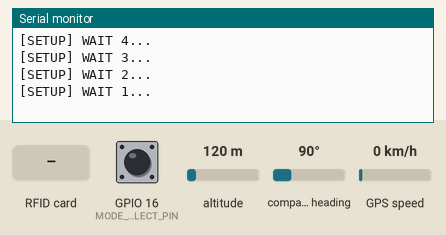
The sketch below on a simulated ESP32. Parts: the last lines printed to the serial monitor. The inputs (shaded band) are chosen by the test bench; at power-on: GPIO 16 (MODE_SELECT_PIN) HIGH, altitude 120 m, compass heading 90°, GPS speed 0 km/h. WiFi joins after 1.5 s; servers stay silent unless stated; uploads are accepted with an empty reply; the GPS gets a fix after 3 s at 37.7749, -122.4194 with 8 satellites.

Above: at 5.2 s.
5.3 s: GPIO 16 (MODE_SELECT_PIN) pulled LOW for 0.15 s
At 6.4 s:
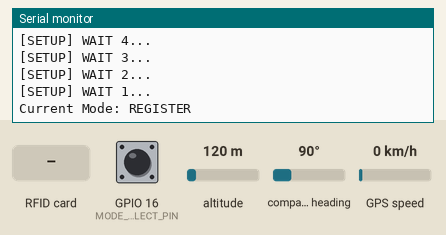
6.9 s: RFID card 5E 7A 19 C4 held to the reader
At 7.3 s:
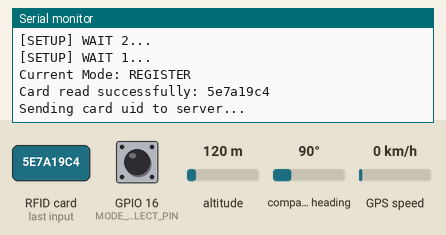
8.4 s: GPIO 16 (MODE_SELECT_PIN) pulled LOW for 1 s
10.9 s: RFID card 5E 7A 19 C4 held to the reader
At 12.0 s:
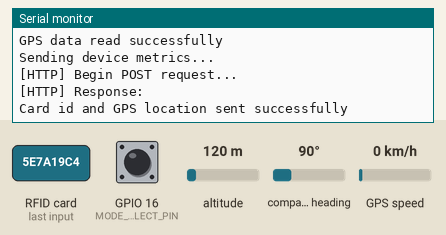
Timing chart, 0 to 13.4 s (numbered marks = the images above; inputs shaded):
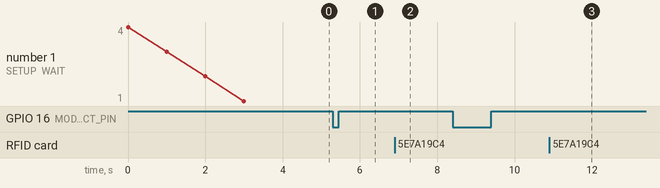

The sketch:

device.ino
```cpp
/**
 * BasicHTTPClient.ino
 *
 *  Created on: 24.05.2015
 *
 */

#include <Arduino.h>

#include <WiFi.h>
#include <WiFiMulti.h>

#include <HTTPClient.h>

#include <SPI.h>
#include <MFRC522.h>
#include <TinyGPSPlus.h>
#include <SoftwareSerial.h>


#define USE_SERIAL Serial

WiFiMulti wifiMulti;

enum MODE {
  REGISTER_MODE,
  READ_MODE
};

volatile MODE curr_mode = READ_MODE;


// GPS setup
TinyGPSPlus gps;
static const int RXPin = 35, TXPin = 34;
static const uint32_t GPSBaud = 9600;

// The serial connection to the GPS device
SoftwareSerial ss(RXPin, TXPin);

#define MODE_SELECT_PIN 16
// RFID setup
#define RST_PIN 22
#define SS_PIN 5
MFRC522 rfid(SS_PIN, RST_PIN);

// Timezone offset in hours (e.g., +1 for UTC+1)
const int timezoneOffset = 1;

// ISR for mode select button
void IRAM_ATTR select_mode() {
  if(curr_mode == REGISTER_MODE) {
    curr_mode = READ_MODE;
    Serial.println("Current Mode: READ");
  }else {
    curr_mode = REGISTER_MODE;
    Serial.println("Current Mode: REGISTER");
  }
}

void setup() {

    USE_SERIAL.begin(115200);

    // Start the GPS software serial
    ss.begin(GPSBaud);

    USE_SERIAL.println();
    USE_SERIAL.println();
    USE_SERIAL.println();

    for(uint8_t t = 4; t > 0; t--) {
        USE_SERIAL.printf("[SETUP] WAIT %d...\n", t);
        USE_SERIAL.flush();
        delay(1000);
    }

    wifiMulti.addAP("david", "swordfish");

//    // Configure mode select button pin
    pinMode(MODE_SELECT_PIN, INPUT_PULLUP);
    attachInterrupt(MODE_SELECT_PIN, select_mode, FALLING);

    // Initialize SPI bus and RFID reader
    SPI.begin();
    rfid.PCD_Init();

}

void loop() {
  String card_uid = "";
  SPI.begin();
  // Read Gps and save values as "strings" into longitude and latitude
  while (ss.available() > 0) {   // Continuously check for GPS data
    gps.encode(ss.read());
  }

  // Check if a new RFID card is present
  if (rfid.PICC_IsNewCardPresent() && rfid.PICC_ReadCardSerial()) {
    // Extract and print the RFID UID
    for (byte i = 0; i < rfid.uid.size; i++) {
      card_uid += String(rfid.uid.uidByte[i] < 0x10 ? "0" : "");
      card_uid += String(rfid.uid.uidByte[i], HEX);
    }

    Serial.println("Card read successfully: " + card_uid + "\n");

    // HALT PICC
    rfid.PICC_HaltA();

    int err_code = 0;
    // LCD CODE SHOULD BE IN THIS CONDITIONAL STATEMENTS
    if(curr_mode == REGISTER_MODE) {
      err_code = register_user(card_uid);
      Serial.println("Card id sent for registration");
      if(err_code == 200) {
        Serial.println("Card details sent successfully for registration\n\n");

      }else {
        Serial.printf("Error [ %d ] Invalid card id was sent to the server (null value)\n\n", err_code);
      }
    }else if (curr_mode == READ_MODE) {
       err_code = send_metrics(card_uid);
       if(err_code == 200) {
         Serial.println("Card id and GPS location sent successfully\n\n");
       }else if(err_code == 404) { // Card declined (user not in the database)
          Serial.println("CARD DECLINED (USER NOT REGISTERED)");
       }else {
         Serial.printf("Error [ %d ] \n\n", err_code);
       }
    }else {
      Serial.println("INVALID MODE");
    }
  }
}

int register_user(String uid) {
  Serial.println("Sending card uid to server...");
  String payLoad = "{\"id\":\"" + uid + "\"}";
  int err_code = send_payload("http://192.168.135.60:5138/esp-register", payLoad);
  return err_code;
}

int send_metrics(String uid) {
  String longitude = "";
  String latitude = "";
  String curr_time = "";


  // Check if GPS data is valid
  if (gps.location.isValid()) {
    Serial.println("Formatting GPS data");
    // Adjust time for UTC+1
    int hour = gps.time.hour() + timezoneOffset;
    if (hour >= 24) {
      hour -= 24; // Adjust for next day if it crosses midnight
    } else if (hour < 0) {
      hour += 24; // Adjust for previous day if negative
    }

    // Print latitude, longitude, and adjusted time
    longitude = String(gps.location.lat(), 6);
    latitude = String(gps.location.lng(), 6);

    // Read current time and save into curr_time as a string
    curr_time = String(hour < 10 ? "0" : ""); // Add leading zero if necessary
    curr_time += String(hour);
    curr_time += ":" + String(gps.time.minute() < 10 ? "0" : ""); // Add leading zero if necessary
    curr_time += String(gps.time.minute());
    curr_time += ":" + String(gps.time.second() < 10 ? "0" : ""); // Add leading zero if necessary
    curr_time += String(gps.time.second());

    Serial.println("GPS data read successfully");
  }

  Serial.println("Sending device metrics...");
  String payLoad = "{\"uid\":\"" + uid + "\", \"longitude\": \"" + longitude + "\", \"latitude\": \"" + latitude + "\", \"curr_time\": \"" + curr_time + "\"}";
  int err_code = send_payload("http://192.168.135.60:5138/esp-metrics", payLoad);
  return err_code;
}

int send_payload(String url, String payLoad) {
  if (wifiMulti.run() == WL_CONNECTED) {
    HTTPClient http;

    USE_SERIAL.println("[HTTP] Begin POST request...");

    // Your server's URL or IP address
    http.begin(url);

    // Specify content type header
    http.addHeader("Content-Type", "application/json");

    // Create JSON payload
    String jsonPayload = payLoad;

    // Send POST request
    int httpResponseCode = http.POST(jsonPayload);

    // Check the response
    if (httpResponseCode > 0) {
        String response = http.getString();  // Get the response payload
        USE_SERIAL.println("[HTTP] Response:");
        USE_SERIAL.println(response);
    } else {
        USE_SERIAL.print("[HTTP] POST... failed, error: ");
        USE_SERIAL.println(http.errorToString(httpResponseCode).c_str());
    }

    http.end();  // Close connection
    return httpResponseCode;

  } else {
      USE_SERIAL.println("WiFi not connected");
      return 404;
  }
}
```

Measured:
- after the input at 5.3 s, the serial monitor: prints a new line at once (image 1)
- after the input at 6.9 s, the serial monitor: prints a new line at once (image 2)
- after the input at 10.9 s, the serial monitor: prints a new line at once (image 3)
